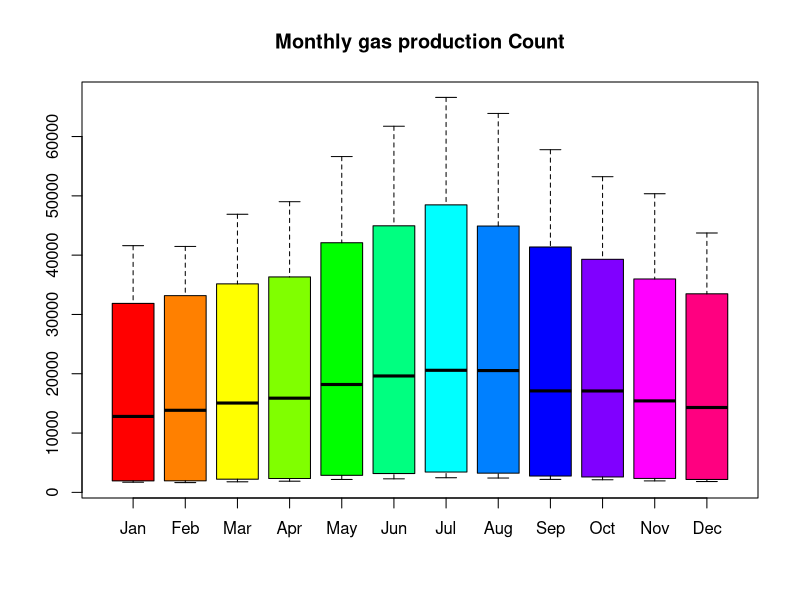
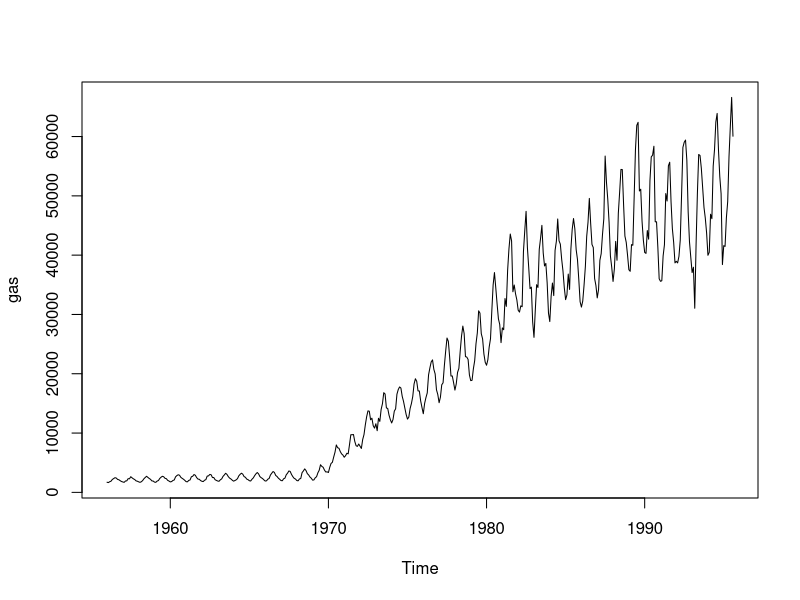
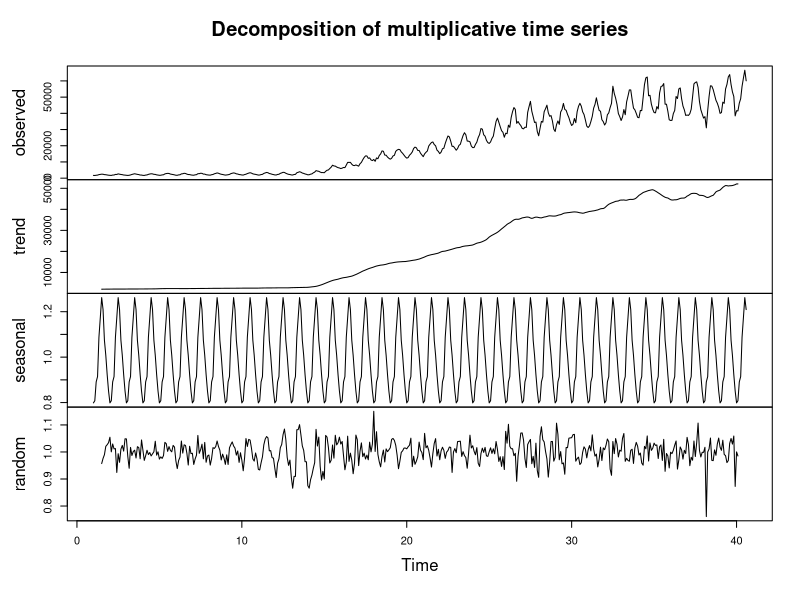
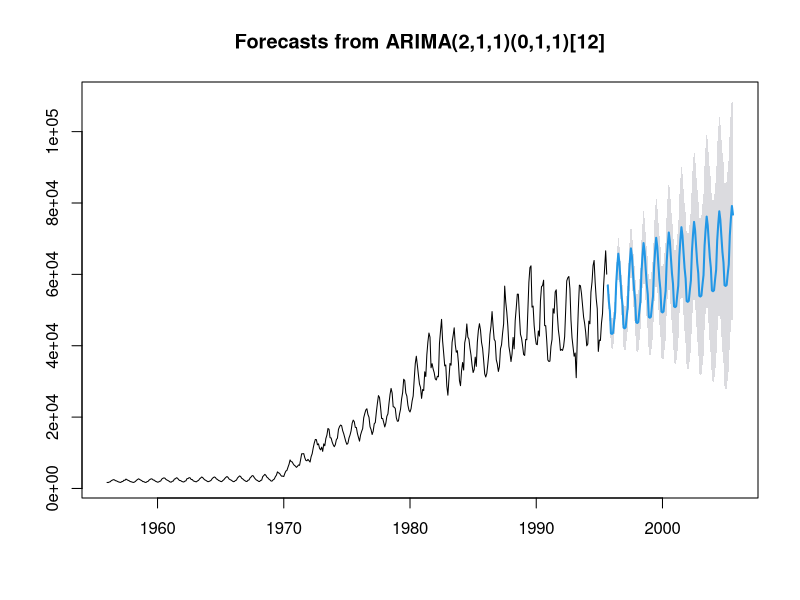

Reproduce these figures in R, in order.
## ---- chunk 1
setwd("D:/AMOM")
## ---- chunk 2
install.packages('forecast')
## ---- chunk 3
library('forecast')
## ---- chunk 4
class(gas)
gas
## ---- chunk 5
library(tidyverse)
df2 <-  as.data.frame(gas)
view(df2)
## ---- chunk 6
cycle(gas)
## ---- chunk 7
boxplot(split(gas,cycle(gas)),col=rainbow(12),border = 'black',main = "Monthly gas production Count",names = month.abb,outline = FALSE)
plot(gas)
## ---- chunk 8
data2 <- ts(gas,frequency = 12)
d2 <- decompose(data2,"multiplicative")
plot(d2)

## ---- chunk 9
model2 <- auto.arima(gas)
summary(model2)

## ---- chunk 10
# h = 10*12 because, forecast is for 10 years for all 12 months
f2<-forecast(model2, level=c(95), h=10*12)
plot(f2)

